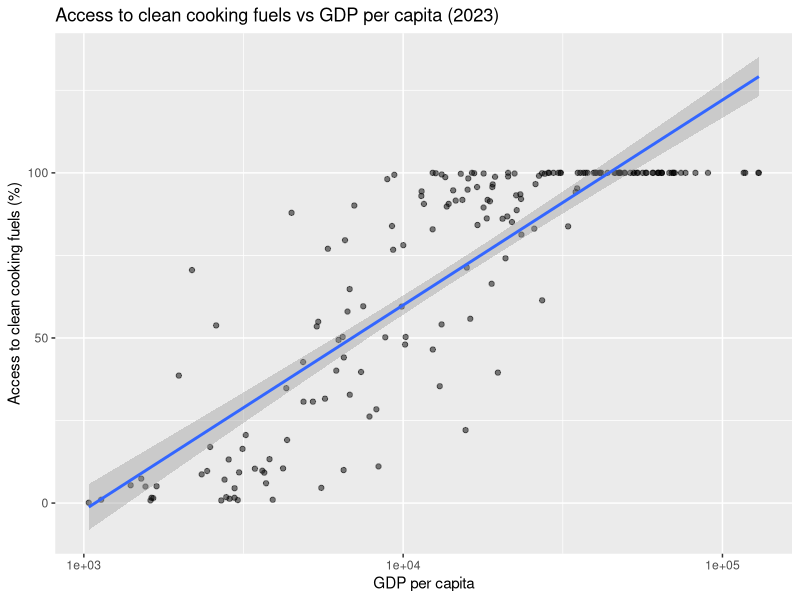

R code for this plot:
## ---- chunk 1
library(tidyverse)
data <- read_csv("access-to-clean-fuels-for-cooking-vs-gdp-per-capita.csv")

data_2023 <- data |>
  filter(Year == 2023)

ggplot(data_2023, aes(x = `GDP per capita`,
                      y = `Access to clean fuels and technologies for cooking`)) +
  geom_point(alpha = 0.5) +
  geom_smooth(method = "lm") +
  scale_x_log10() +
  labs(x = "GDP per capita",
       y = "Access to clean cooking fuels (%)",
       title = "Access to clean cooking fuels vs GDP per capita (2023)")

## ---- chunk 2
# Add income group column
data <- data |>
  mutate(income_group = case_when(
    `GDP per capita` < 1000  ~ "Low income",
    `GDP per capita` < 12000 ~ "Middle income",
    TRUE                     ~ "High income"
  ))|>
  filter(`Access to clean fuels and technologies for cooking` <= 100)  # remove bad values
